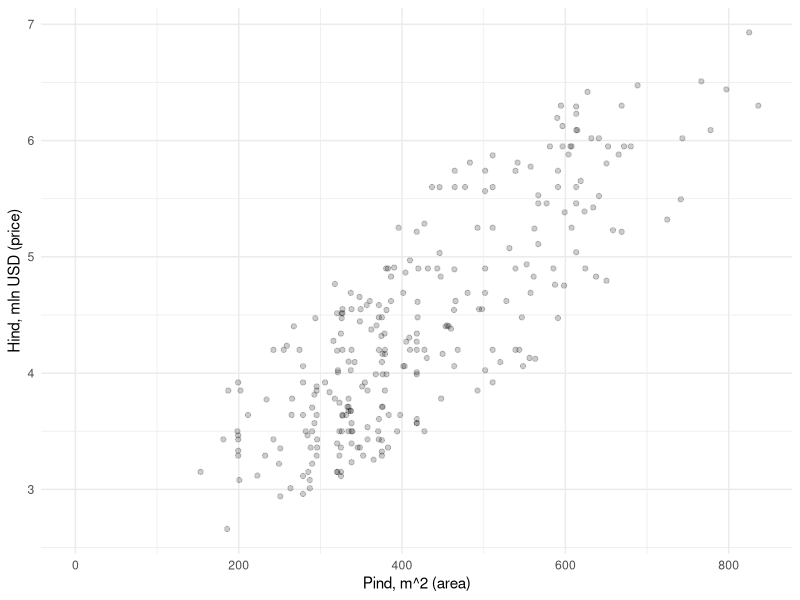
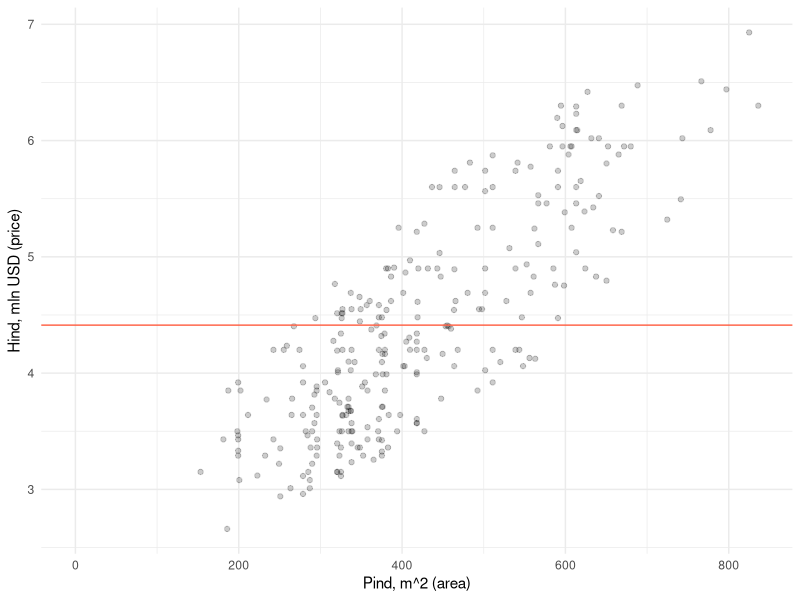
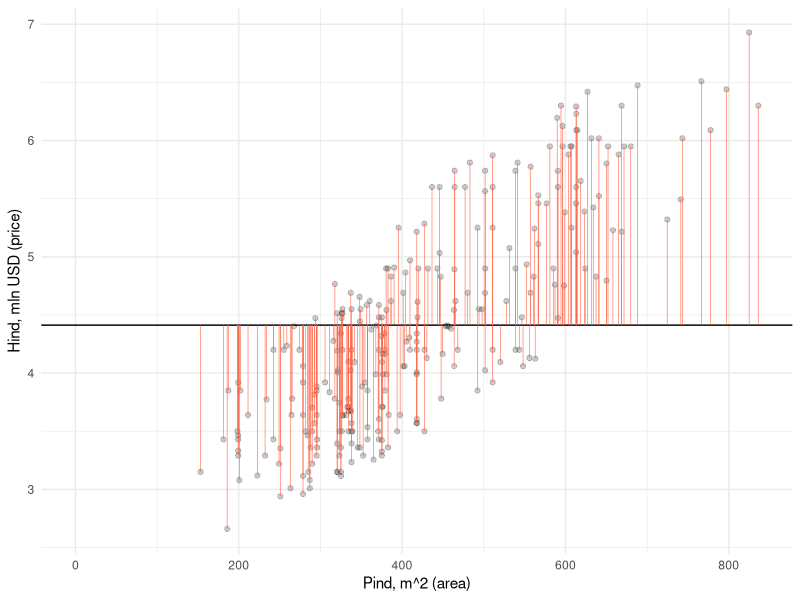
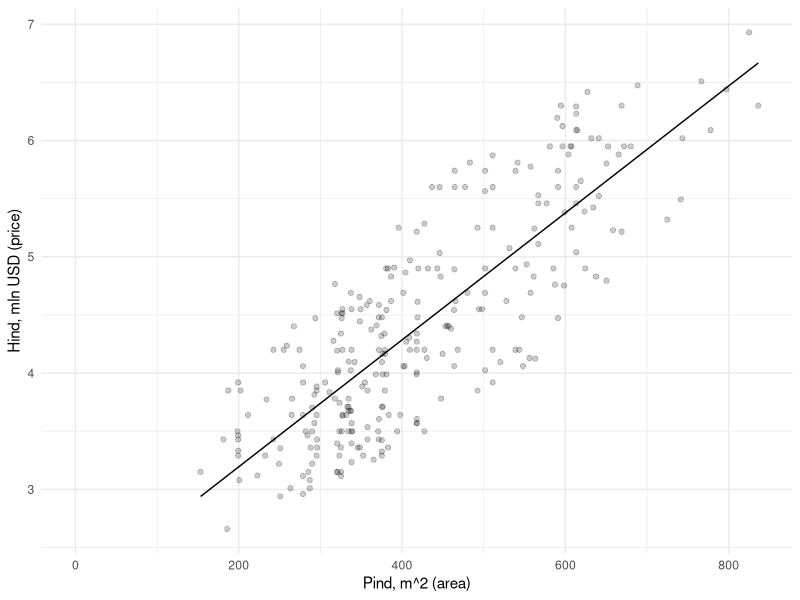
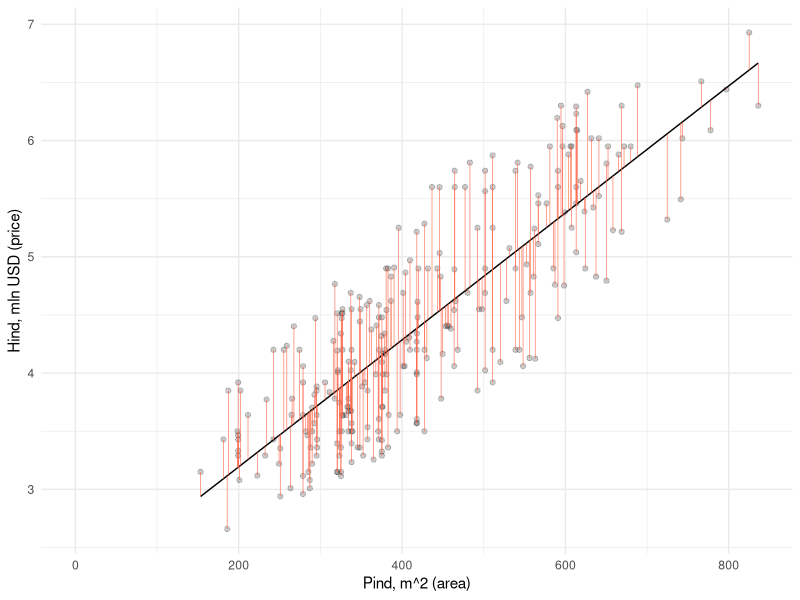
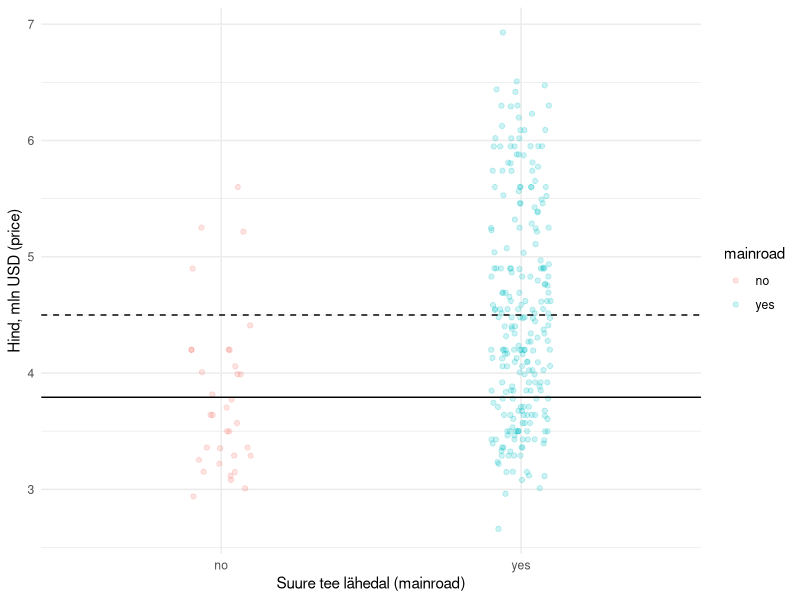
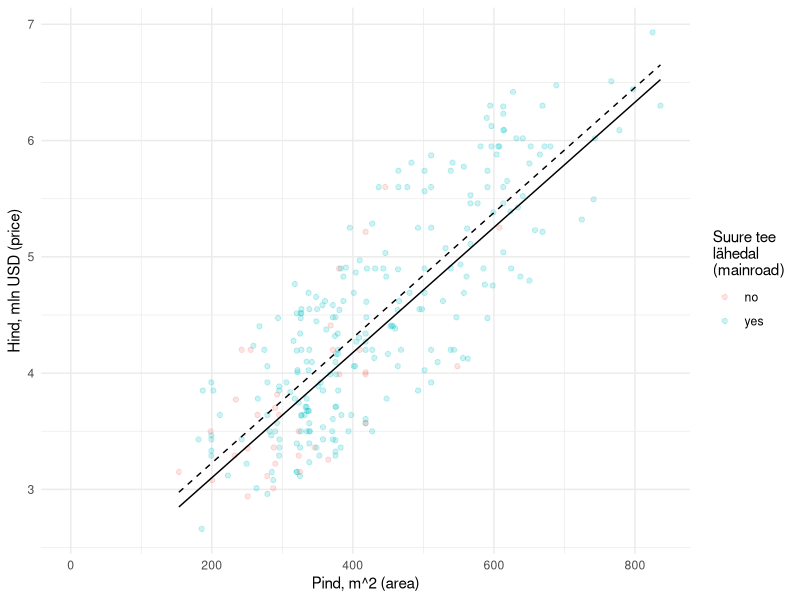
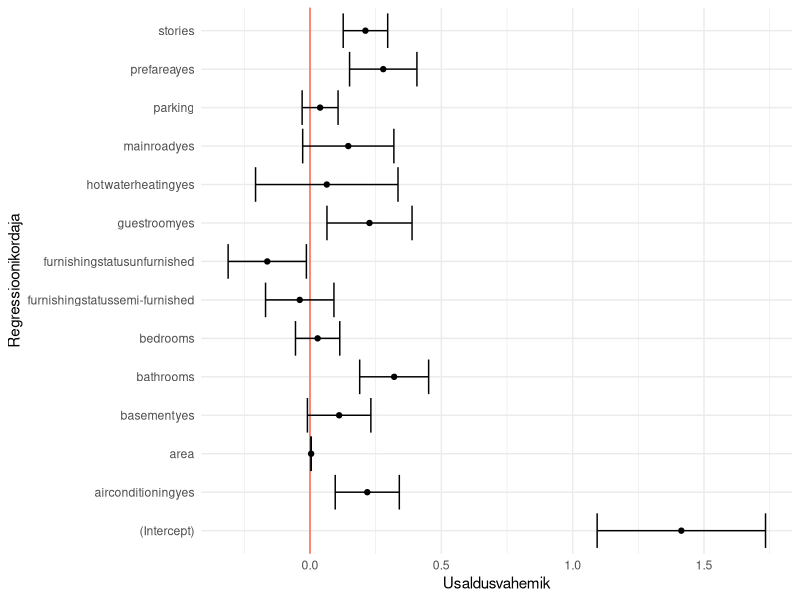

These figures' R source, in order:
## ---- chunk 1
majad <- read.csv('andmed/housingprices.csv')
majad$price <- majad$price / 1e6 # Teisedname hinna miljonitesse
majad$area <- majad$area / 10.764 # Teisendame ruutjalad ruutmeetriteks
## ---- chunk 2
#| echo: false
library('magrittr')
library('ggplot2')
joonis <- ggplot(majad) + aes(x = area, y = price) + 
  scale_x_continuous(limits = c(0, max(majad$area))) + 
  labs(x = "Pind, m^2 (area)", y = "Hind, mln USD (price)") + 
  geom_point(alpha = .2) + 
  theme_minimal()
joonis
## ---- chunk 3
#| echo: false
joonis + 
  geom_hline(yintercept = mean(majad$price), color = 'tomato')
## ---- chunk 4
#| echo: false
joonis + 
  geom_hline(yintercept = mean(majad$price), color = 'black') + 
  geom_segment(aes(xend = area, yend = mean(price)), color = 'tomato', lwd = .2)
## ---- chunk 5
#| echo: false
#| label: fig-arvtunnus
#| fig-cap: Regressioonisirge
joonis + 
  geom_smooth(method = 'lm', formula = y ~ x, se = F, color = 'black', lwd = .5)
## ---- chunk 6
#| echo: false
joonis + 
  geom_smooth(method = 'lm', formula = y ~ x, se = F, color = 'black', lwd = .5) + 
  geom_segment(aes(xend = area, yend = fitted(lm(price ~ area, majad))), color = 'tomato', lwd = .2)
## ---- chunk 7
mPind <- lm(price ~ area, majad)
## ---- chunk 8
mTee <- lm(price ~ mainroad, majad)
## ---- chunk 9
mPindTee <- lm(price ~ area + mainroad, majad)
## ---- chunk 10
mKõik <- lm(price ~ ., majad)
## ---- chunk 11
mPind
## ---- chunk 12
mTee
## ---- chunk 13
#| echo: false
#| label: fig-nimitunnus
#| fig-cap: Nimitunnus regressioonimudelis
ggplot(majad) + aes(x = mainroad, y = price, color = mainroad) + 
  labs(x = "Suure tee lähedal (mainroad)", y = "Hind, mln USD (price)") + 
  geom_jitter(alpha = .2, width = .1) + 
  geom_hline(yintercept = mean(majad$price[majad$mainroad == 'no']), 
             color = 'black') + 
  geom_hline(yintercept = mean(majad$price[majad$mainroad == 'yes']), 
             color = 'black', linetype = 'dashed') + 
  theme_minimal()
## ---- chunk 14
mPindTee
## ---- chunk 15
#| echo: false
ei <- list(area = majad$area, mainroad = rep('no', nrow(majad)))
jah <- list(area = majad$area, mainroad = rep('yes', nrow(majad)))
joonis + aes(color = mainroad) + 
  labs(color = "Suure tee\nlähedal\n(mainroad)") + 
  geom_line(aes(y = predict(mPindTee, ei)), color = 'black') + 
  geom_line(aes(y = predict(mPindTee, jah)), color = 'black', linetype = 'dashed')
## ---- chunk 16
mudel <- lm(price ~ ., majad)
confint(mudel, level = .95)
## ---- chunk 17
#| echo: false
kindlused <- confint(mKõik, level = .95) %>% as.data.frame
names(kindlused) <- c('min','max')
kindlused$koef <- mKõik$coef
kindlused$tunnus <- rownames(kindlused)
ggplot(kindlused) + aes(x = tunnus, y = koef) +
  labs(x = "Regressioonikordaja", y = "Usaldusvahemik") + 
  coord_flip() +
  geom_hline(yintercept = 0, color = 'tomato') + 
  geom_errorbar(aes(ymin = min, ymax = max)) + 
  geom_point() + 
  theme_minimal()
## ---- chunk 18
mudel <- lm(price ~ ., majad)
summary(mudel)
## ---- chunk 19
#| echo: false
#| label: fig-jääk
#| fig-cap: Regressiooni jäägid
joonis + 
  geom_smooth(method = 'lm', formula = y ~ x, se = F, color = 'black', lwd = .5) + 
  geom_segment(aes(xend = area, yend = fitted(lm(price ~ area, majad))), color = 'tomato', lwd = .2)
## ---- chunk 20
ggplot() + aes(x = residuals(mPind)) + 
  labs(x = "Jäägid", y = "Sagedus") + 
  geom_histogram(bins = 30, alpha = .5) + theme_minimal()
## ---- chunk 21
#| echo: false
joonis + 
  geom_smooth(method = 'lm', formula = y ~ x, se = F, color = 'black', lwd = .5) + 
  geom_vline(xintercept = 456, color = 'tomato')
## ---- chunk 22
mudel <- lm(price ~ area, majad)
predict(mudel, list(area = 456))
## ---- chunk 23
mudel <- lm(price ~ area + bedrooms, majad)
predict(mudel, list(area = 678, bedrooms = 3))
